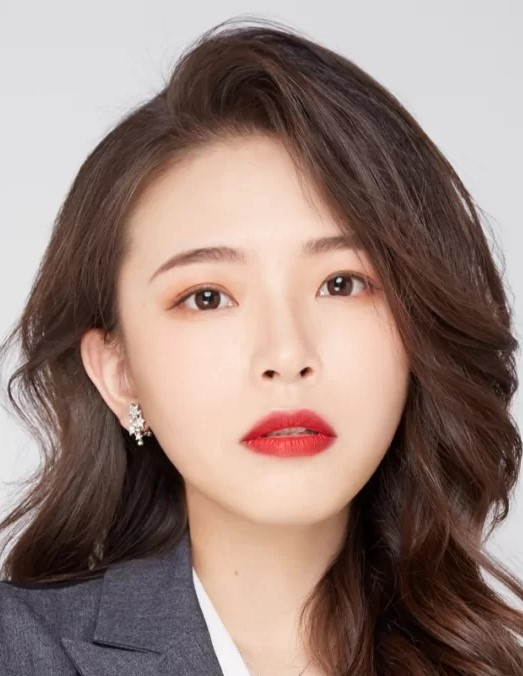
#> input picture 1.jpg, 523 x 676 px
$ python skinsmoothing1.py
#> lines starting #> are read from the running program, lines starting #| are printed output that depends on the picture
import tkinter as tk
import tkinter.messagebox
from tkinter.constants import FALSE, FLAT
import tkinter.filedialog
from PIL import Image, ImageTk
import numpy as np
import cv2
import cv2 as cv


def Showimage(img1,img2,canva1,canva2):
    global imgTK1
    canvawidth = int(canva1.winfo_reqwidth())
    canvaheight = int(canva1.winfo_reqheight())
    sp = img1.shape
    cvheight = sp[0]#height(rows) of image
    cvwidth = sp[1]#width(colums) of image
    if (float(cvwidth/cvheight) > float(canvawidth/canvaheight)):
        imgCV = cv.resize(img1,(canvawidth,int(canvawidth*cvheight/cvwidth)), interpolation=cv.INTER_AREA)
    else:
        imgCV = cv.resize(img1,(int(canvaheight*cvwidth/cvheight),canvaheight), interpolation=cv.INTER_AREA)
    imgCV2 = cv.cvtColor(imgCV, cv.COLOR_BGR2RGBA)#转换颜色从BGR到RGBA
    current_image = Image.fromarray(imgCV2)#将图像转换成Image对象
    imgTK1 = ImageTk.PhotoImage(image=current_image)#将image对象转换为imageTK对象
    canva1.create_image(150,150,image = imgTK1,anchor='center')

    global imgTK2
    canvawidth = int(canva2.winfo_reqwidth())
    canvaheight = int(canva2.winfo_reqheight())
    sp = img2.shape
    cvheight = sp[0]#height(rows) of image
    cvwidth = sp[1]#width(colums) of image
    if (float(cvwidth/cvheight) > float(canvawidth/canvaheight)):
        imgCV = cv.resize(img2,(canvawidth,int(canvawidth*cvheight/cvwidth)), interpolation=cv.INTER_AREA)
    else:
        imgCV = cv.resize(img2,(int(canvaheight*cvwidth/cvheight),canvaheight), interpolation=cv.INTER_AREA)
    imgCV2 = cv.cvtColor(imgCV, cv.COLOR_BGR2RGBA)#转换颜色从BGR到RGBA
    current_image = Image.fromarray(imgCV2)#将图像转换成Image对象
    imgTK2 = ImageTk.PhotoImage(image=current_image)#将image对象转换为imageTK对象
    canva2.create_image(150,150,image = imgTK2,anchor='center')

def skinSmoothing1(img,level):
    dst = np.zeros_like(img)
    v1 = level
    v2 = 1
    dx = v1 * 5
    fc = v1 * 12.5
    p = 0.1
    temp4 = np.zeros_like(img)
    temp1 = cv2.bilateralFilter(img,dx,fc,fc)
    temp2 = cv2.subtract(temp1,img);
    temp2 = cv2.add(temp2,(10,10,10,128))
    temp3 = cv2.GaussianBlur(temp2,(2*v2 - 1,2*v2-1),0)
    temp4 = cv2.add(img,temp3)
    dst = cv2.addWeighted(img,p,temp4,1-p,0.0)
    dst = cv2.add(dst,(10, 10, 10,255))
    return dst

def SaveAs():
    global dst
    img=dst
    path = tk.filedialog.asksaveasfilename()
    cv2.imwrite(path + ".jpg", img)
    if path:
        tkinter.messagebox.showinfo(title='保存成功', message="已成功保存到：" + path + ".jpg")
    else:
        tkinter.messagebox.showwarning(title='保存失败', message="保存失败，请检查保存路径")

def level(level):
    global dst
    if level=='1':
        dst=dst1
    elif level=='2':
        dst=dst2
    elif level=='3':
        dst=dst3
    elif level=='4':
        dst=dst4
    else:
        dst=dst5
    Showimage(src,dst,canva1,canva2)

root = tk.Tk()
root.geometry('640x410+600+300')
root.title("磨皮美白")
canva1 = tk.Canvas(root, width=300, height=300,bg="white")
canva1.place(x=5,y=45)
canva2 = tk.Canvas(root, width=300, height=300,bg="white")
canva2.place(x=330,y=45)
label1 = tk.Label(root, text='Source', font=('Arial Black', 12), width=15, height=1 )
label1.place(x=155,y=15,anchor='n')
label2 = tk.Label(root, text='Destination', font=('Arial Black', 12), width=15, height=1 )
label2.place(x=480,y=15,anchor='n')
btn_SaveAs = tk.Button(root, text="保存", padx=20, pady=1.5, font=('Arial', 12), command=SaveAs)  # 保存
btn_SaveAs.place(x=580, y=380, anchor="center")
scale=tkinter.Scale(root,from_=1,to=5,orient=tkinter.HORIZONTAL,length=430,showvalue=1,tickinterval=1,resolution=1,command=level)
scale.place(x=85, y=380, anchor="w")
label=tkinter.Label(root,text='磨皮程度',anchor='center',font=('Arial', 10),width=10,height=1)
label.place(x=5, y=380, anchor="w")
path = tk.filedialog.askopenfilename()
#> the answer given: 1.jpg
src=cv2.imread(path)
#> src is the input picture: shape (676, 523, 3); mean B, G, R 122.2, 129.7, 151.4
dst1 = skinSmoothing1(src,2)
#> in skinSmoothing1, `dst = cv2.add(dst,(10, 10, 10,255))`:
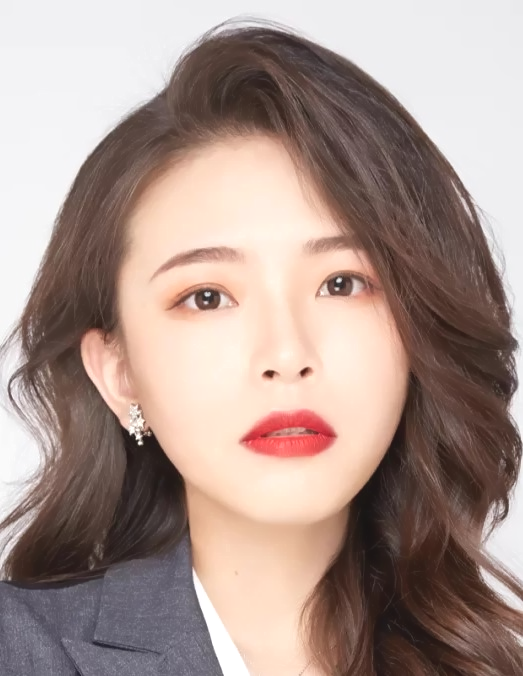
#> dst: shape (676, 523, 3); mean B, G, R 141.9, 149.4, 170
dst2 = skinSmoothing1(src,4)
#> call 2 of skinSmoothing1, with level = 4
#> in skinSmoothing1 (call 2), `temp2 = cv2.subtract(temp1,img);`:
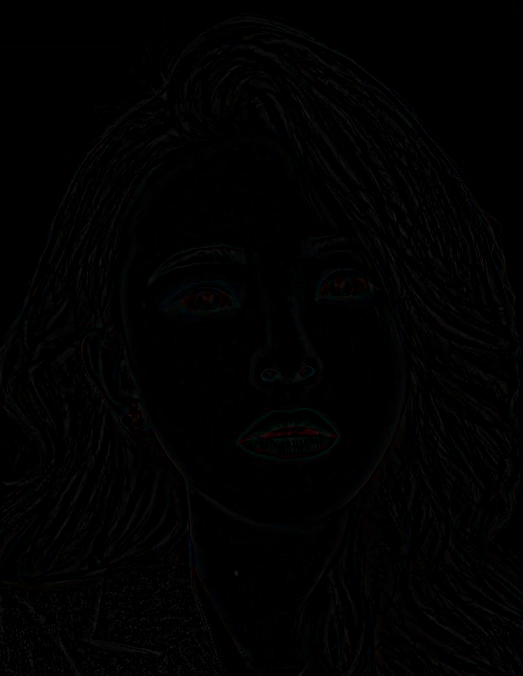
#> temp2: shape (676, 523, 3); mean B, G, R 1.6, 1.6, 1.5
dst3 = skinSmoothing1(src,6)
dst4 = skinSmoothing1(src,8)
#> call 4 of skinSmoothing1, with level = 8
#> in skinSmoothing1 (call 4), `temp1 = cv2.bilateralFilter(img,dx,fc,fc)`:
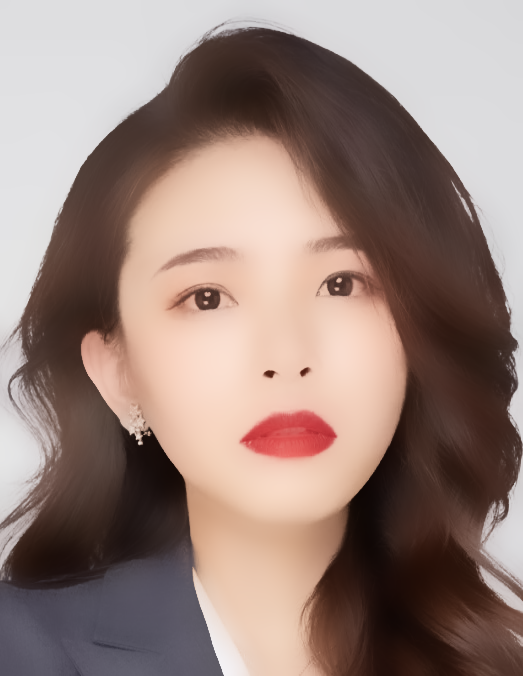
#> temp1: shape (676, 523, 3); mean B, G, R 122.4, 129.8, 151.5
#> in skinSmoothing1 (call 4), `temp2 = cv2.add(temp2,(10,10,10,128))`:
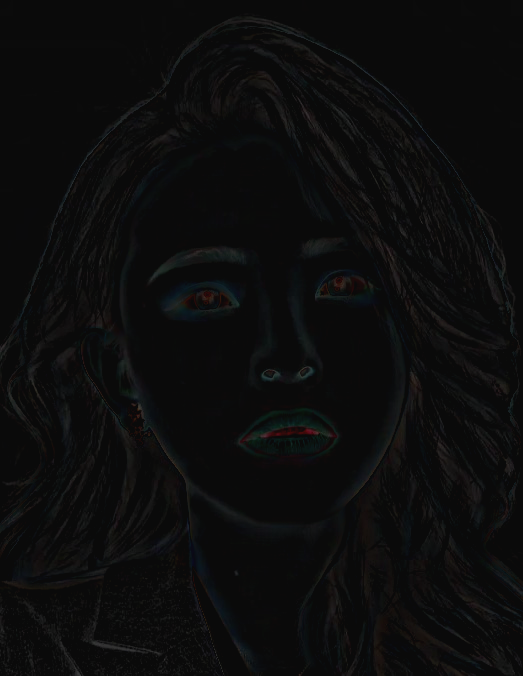
#> temp2: shape (676, 523, 3); mean B, G, R 12.9, 12.8, 12.7
dst5 = skinSmoothing1(src,10)
Showimage(src,dst1,canva1,canva2)
#> (the call stopped at in Showimage, `canvawidth = int(canva1.winfo_reqwidth())`: tkinter is not available in this run)
root.mainloop()
